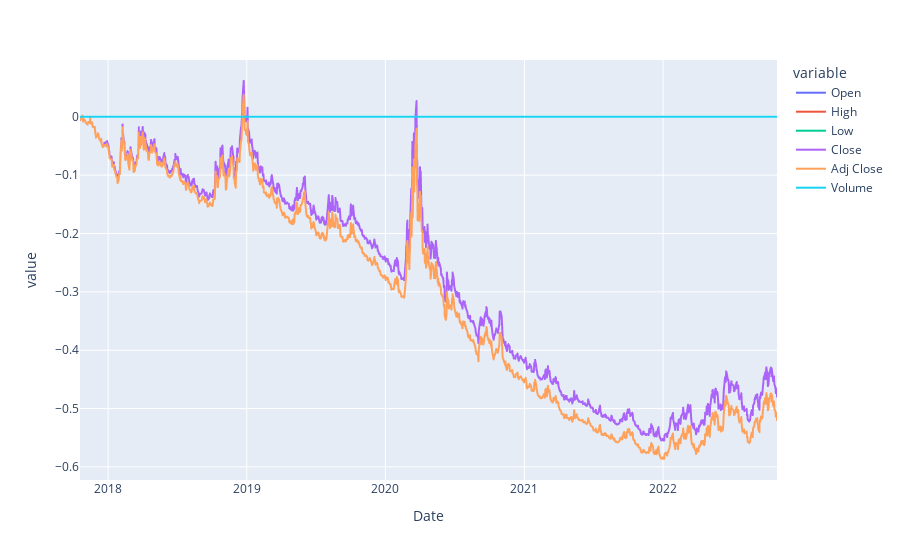

Notebook code cell kept with this figure:
### Code cell
vfiax_data = yf.download('VFIAX', Start, today)
relative_return_vfiax = relative_return(vfiax_data)

px.line(relative_return_vfiax)

### Figure 1 — Plotly figure (JSON) as saved in the notebook; plotly's stock layout.template omitted (floating-point values rounded to 4 significant figures; data arrays with more than 128 entries replaced by an {"elided": "..."} marker saying what was removed)
{"data": [{"hovertemplate": "variable=Open<br>Date=%{x}<br>value=%{y}<extra></extra>", "legendgroup": "Open", "line": {"color": "#636efa", "dash": "solid"}, "marker": {"symbol": "circle"}, "mode": "lines", "name": "Open", "showlegend": true, "type": "scattergl", "x": {"elided": "1266 str values"}, "xaxis": "x", "y": {"elided": "1266 float values"}, "yaxis": "y"}, {"hovertemplate": "variable=High<br>Date=%{x}<br>value=%{y}<extra></extra>", "legendgroup": "High", "line": {"color": "#EF553B", "dash": "solid"}, "marker": {"symbol": "circle"}, "mode": "lines", "name": "High", "showlegend": true, "type": "scattergl", "x": {"elided": "1266 str values"}, "xaxis": "x", "y": {"elided": "1266 float values"}, "yaxis": "y"}, {"hovertemplate": "variable=Low<br>Date=%{x}<br>value=%{y}<extra></extra>", "legendgroup": "Low", "line": {"color": "#00cc96", "dash": "solid"}, "marker": {"symbol": "circle"}, "mode": "lines", "name": "Low", "showlegend": true, "type": "scattergl", "x": {"elided": "1266 str values"}, "xaxis": "x", "y": {"elided": "1266 float values"}, "yaxis": "y"}, {"hovertemplate": "variable=Close<br>Date=%{x}<br>value=%{y}<extra></extra>", "legendgroup": "Close", "line": {"color": "#ab63fa", "dash": "solid"}, "marker": {"symbol": "circle"}, "mode": "lines", "name": "Close", "showlegend": true, "type": "scattergl", "x": {"elided": "1266 str values"}, "xaxis": "x", "y": {"elided": "1266 float values"}, "yaxis": "y"}, {"hovertemplate": "variable=Adj Close<br>Date=%{x}<br>value=%{y}<extra></extra>", "legendgroup": "Adj Close", "line": {"color": "#FFA15A", "dash": "solid"}, "marker": {"symbol": "circle"}, "mode": "lines", "name": "Adj Close", "showlegend": true, "type": "scattergl", "x": {"elided": "1266 str values"}, "xaxis": "x", "y": {"elided": "1266 float values"}, "yaxis": "y"}, {"hovertemplate": "variable=Volume<br>Date=%{x}<br>value=%{y}<extra></extra>", "legendgroup": "Volume", "line": {"color": "#19d3f3", "dash": "solid"}, "marker": {"symbol": "circle"}, "mode": "lines", "name": "Volume", "showlegend": true, "type": "scattergl", "x": {"elided": "1266 str values"}, "xaxis": "x", "y": {"elided": "1266 int values"}, "yaxis": "y"}], "layout": {"legend": {"title": {"text": "variable"}, "tracegroupgap": 0}, "margin": {"t": 60}, "xaxis": {"anchor": "y", "domain": [0, 1], "title": {"text": "Date"}}, "yaxis": {"anchor": "x", "domain": [0, 1], "title": {"text": "value"}}}}
